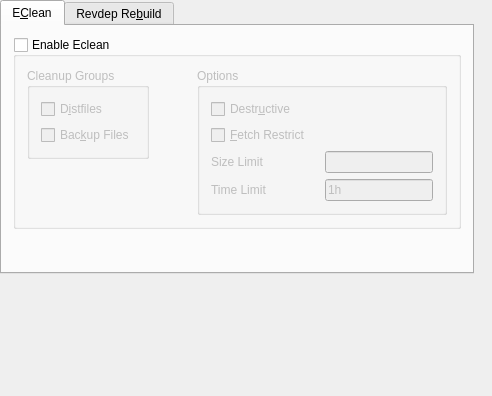
<?xml version="1.0" encoding="UTF-8"?>
<ui version="4.0">
 <class>Options4</class>
 <widget class="QDialog" name="Options4">
  <property name="geometry">
   <rect>
    <x>0</x>
    <y>0</y>
    <width>492</width>
    <height>396</height>
   </rect>
  </property>
  <widget class="QTabWidget" name="tabWidget2">
   <property name="geometry">
    <rect>
     <x>0</x>
     <y>0</y>
     <width>474</width>
     <height>274</height>
    </rect>
   </property>
   <property name="sizePolicy">
    <sizepolicy hsizetype="Expanding" vsizetype="MinimumExpanding">
     <horstretch>0</horstretch>
     <verstretch>224</verstretch>
    </sizepolicy>
   </property>
   <widget class="QWidget" name="tab">
    <attribute name="title">
     <string>E&amp;Clean</string>
    </attribute>
    <layout class="QVBoxLayout">
     <item>
      <widget class="QGroupBox" name="kcfg_EnableEclean">
       <property name="sizePolicy">
        <sizepolicy hsizetype="Expanding" vsizetype="Expanding">
         <horstretch>0</horstretch>
         <verstretch>0</verstretch>
        </sizepolicy>
       </property>
       <property name="minimumSize">
        <size>
         <width>0</width>
         <height>0</height>
        </size>
       </property>
       <property name="whatsThis">
        <string>Eclean is a tool provided by gentoolkit. It is used to keep the portage directories cleaned up and to prevent unnecessary disk usage.</string>
       </property>
       <property name="title">
        <string comment="Turn eclean on.">Enable Eclean</string>
       </property>
       <property name="checkable">
        <bool>true</bool>
       </property>
       <property name="checked">
        <bool>false</bool>
       </property>
       <layout class="QHBoxLayout">
        <item>
         <layout class="QVBoxLayout">
          <item>
           <widget class="QGroupBox" name="groupBox2">
            <property name="sizePolicy">
             <sizepolicy hsizetype="Fixed" vsizetype="Fixed">
              <horstretch>0</horstretch>
              <verstretch>0</verstretch>
             </sizepolicy>
            </property>
            <property name="title">
             <string>Cleanup Groups</string>
            </property>
            <layout class="QGridLayout">
             <item row="0" column="0">
              <widget class="QCheckBox" name="kcfg_EcleanDistfiles">
               <property name="toolTip">
                <string>clean downloaded source files</string>
               </property>
               <property name="whatsThis">
                <string>The distfiles are the collection of source files your computer downloads in order to install something. These files tend to build up over time and should be cleaned out. Selecting this option allows Kuroo to clean them for you.</string>
               </property>
               <property name="text">
                <string>D&amp;istfiles</string>
               </property>
              </widget>
             </item>
             <item row="1" column="0">
              <widget class="QCheckBox" name="kcfg_EcleanBackups">
               <property name="toolTip">
                <string>quickpkg files are included in this</string>
               </property>
               <property name="whatsThis">
                <string>The backup files are your binary package files. These include backups made by Kuroo as well as any packages you have built using &lt;b&gt;quickpkg&lt;/b&gt; (&lt;i&gt;kuroo uses quickpkg to make backups&lt;/i&gt;.) Selecting this option allows Kuroo to cleanup backups that reach a certain age, the age specified in 'Time Limit'.</string>
               </property>
               <property name="text">
                <string>Bac&amp;kup Files</string>
               </property>
              </widget>
             </item>
            </layout>
           </widget>
          </item>
          <item>
           <spacer name="spacer32">
            <property name="orientation">
             <enum>Qt::Vertical</enum>
            </property>
            <property name="sizeType">
             <enum>QSizePolicy::Expanding</enum>
            </property>
            <property name="sizeHint" stdset="0">
             <size>
              <width>20</width>
              <height>20</height>
             </size>
            </property>
           </spacer>
          </item>
         </layout>
        </item>
        <item>
         <spacer name="spacer31">
          <property name="orientation">
           <enum>Qt::Horizontal</enum>
          </property>
          <property name="sizeType">
           <enum>QSizePolicy::Expanding</enum>
          </property>
          <property name="sizeHint" stdset="0">
           <size>
            <width>16</width>
            <height>20</height>
           </size>
          </property>
         </spacer>
        </item>
        <item>
         <widget class="QGroupBox" name="groupBox3">
          <property name="sizePolicy">
           <sizepolicy hsizetype="Fixed" vsizetype="Fixed">
            <horstretch>0</horstretch>
            <verstretch>0</verstretch>
           </sizepolicy>
          </property>
          <property name="title">
           <string>Options</string>
          </property>
          <layout class="QVBoxLayout">
           <item>
            <widget class="QCheckBox" name="kcfg_ecleanDestructive">
             <property name="toolTip">
              <string>use --destructive for eclean</string>
             </property>
             <property name="whatsThis">
              <string>A destructive eclean leaves only the source files necessary to re-install your system on your hard drive. This is probably the desired eclean as it is the most space concerving method.</string>
             </property>
             <property name="text">
              <string>Destr&amp;uctive</string>
             </property>
            </widget>
           </item>
           <item>
            <widget class="QCheckBox" name="kcfg_EcleanFetchRestrict">
             <property name="sizePolicy">
              <sizepolicy hsizetype="Expanding" vsizetype="Fixed">
               <horstretch>0</horstretch>
               <verstretch>0</verstretch>
              </sizepolicy>
             </property>
             <property name="toolTip">
              <string>Don't clean packages that have fetch restriction in portage.</string>
             </property>
             <property name="text">
              <string>&amp;Fetch Restrict</string>
             </property>
            </widget>
           </item>
           <item>
            <layout class="QGridLayout">
             <item row="0" column="2">
              <widget class="QLineEdit" name="kcfg_EcleanSizeLimit">
               <property name="sizePolicy">
                <sizepolicy hsizetype="Expanding" vsizetype="Fixed">
                 <horstretch>0</horstretch>
                 <verstretch>0</verstretch>
                </sizepolicy>
               </property>
               <property name="toolTip">
                <string>max size of ebuild to delete</string>
               </property>
               <property name="whatsThis">
                <string>The size limit is a cap on the distfile sizes you want cleaned up. If you enter 100M for instance Kuroo won't auto-clean any file larger than 100M in size. This is useful if you have a slow internet connection and never want to download that big file again.&lt;br&gt;&lt;i&gt;Man eclean for more info&lt;/i&gt;</string>
               </property>
              </widget>
             </item>
             <item row="1" column="2">
              <widget class="QLineEdit" name="kcfg_EcleanTimeLimit">
               <property name="sizePolicy">
                <sizepolicy hsizetype="Expanding" vsizetype="Fixed">
                 <horstretch>0</horstretch>
                 <verstretch>0</verstretch>
                </sizepolicy>
               </property>
               <property name="toolTip">
                <string>protect files less than this old</string>
               </property>
               <property name="whatsThis">
                <string>Time limit is useful for protecting files that are less than the specified age. If you insert 1m Kuroo will not delete a file that is newer than one month old. This value is useful both for distfiles and for backup files. You should have this value set.</string>
               </property>
               <property name="text">
                <string>1h</string>
               </property>
              </widget>
             </item>
             <item row="1" column="1">
              <spacer name="spacer15">
               <property name="orientation">
                <enum>Qt::Horizontal</enum>
               </property>
               <property name="sizeType">
                <enum>QSizePolicy::Expanding</enum>
               </property>
               <property name="sizeHint" stdset="0">
                <size>
                 <width>46</width>
                 <height>20</height>
                </size>
               </property>
              </spacer>
             </item>
             <item row="0" column="1">
              <spacer name="spacer14">
               <property name="orientation">
                <enum>Qt::Horizontal</enum>
               </property>
               <property name="sizeType">
                <enum>QSizePolicy::Expanding</enum>
               </property>
               <property name="sizeHint" stdset="0">
                <size>
                 <width>52</width>
                 <height>20</height>
                </size>
               </property>
              </spacer>
             </item>
             <item row="1" column="0">
              <widget class="QLabel" name="textLabel2">
               <property name="sizePolicy">
                <sizepolicy hsizetype="Preferred" vsizetype="Preferred">
                 <horstretch>0</horstretch>
                 <verstretch>0</verstretch>
                </sizepolicy>
               </property>
               <property name="text">
                <string>Time Limit</string>
               </property>
               <property name="wordWrap">
                <bool>false</bool>
               </property>
              </widget>
             </item>
             <item row="0" column="0">
              <widget class="QLabel" name="textLabel1_2">
               <property name="sizePolicy">
                <sizepolicy hsizetype="Preferred" vsizetype="Preferred">
                 <horstretch>0</horstretch>
                 <verstretch>0</verstretch>
                </sizepolicy>
               </property>
               <property name="text">
                <string>Size Limit</string>
               </property>
               <property name="wordWrap">
                <bool>false</bool>
               </property>
              </widget>
             </item>
            </layout>
           </item>
          </layout>
         </widget>
        </item>
       </layout>
      </widget>
     </item>
     <item>
      <spacer name="spacer34">
       <property name="orientation">
        <enum>Qt::Vertical</enum>
       </property>
       <property name="sizeType">
        <enum>QSizePolicy::Expanding</enum>
       </property>
       <property name="sizeHint" stdset="0">
        <size>
         <width>20</width>
         <height>40</height>
        </size>
       </property>
      </spacer>
     </item>
    </layout>
   </widget>
   <widget class="QWidget" name="tab">
    <attribute name="title">
     <string>Revdep Re&amp;build</string>
    </attribute>
    <layout class="QGridLayout">
     <item row="0" column="0">
      <widget class="QGroupBox" name="kcfg_revdepEnabled">
       <property name="title">
        <string>Revdep Rebuild</string>
       </property>
       <property name="checkable">
        <bool>true</bool>
       </property>
       <property name="checked">
        <bool>false</bool>
       </property>
       <layout class="QGridLayout">
        <item row="0" column="0">
         <widget class="QLabel" name="textLabel1">
          <property name="text">
           <string>With revdep-rebuild enabled your system will run the revdep-rebuild utility following an emerge to ensure library consistency. This takes a lot of time and may not be desirable every time you emerge.</string>
          </property>
          <property name="alignment">
           <set>Qt::AlignVCenter</set>
          </property>
          <property name="wordWrap">
           <bool>true</bool>
          </property>
         </widget>
        </item>
       </layout>
      </widget>
     </item>
     <item row="1" column="0">
      <spacer name="spacer6">
       <property name="orientation">
        <enum>Qt::Vertical</enum>
       </property>
       <property name="sizeType">
        <enum>QSizePolicy::Expanding</enum>
       </property>
       <property name="sizeHint" stdset="0">
        <size>
         <width>20</width>
         <height>40</height>
        </size>
       </property>
      </spacer>
     </item>
    </layout>
   </widget>
  </widget>
 </widget>
 <layoutdefault spacing="6" margin="11"/>
 <pixmapfunction>qPixmapFromMimeSource</pixmapfunction>
 <resources/>
 <connections/>
</ui>
